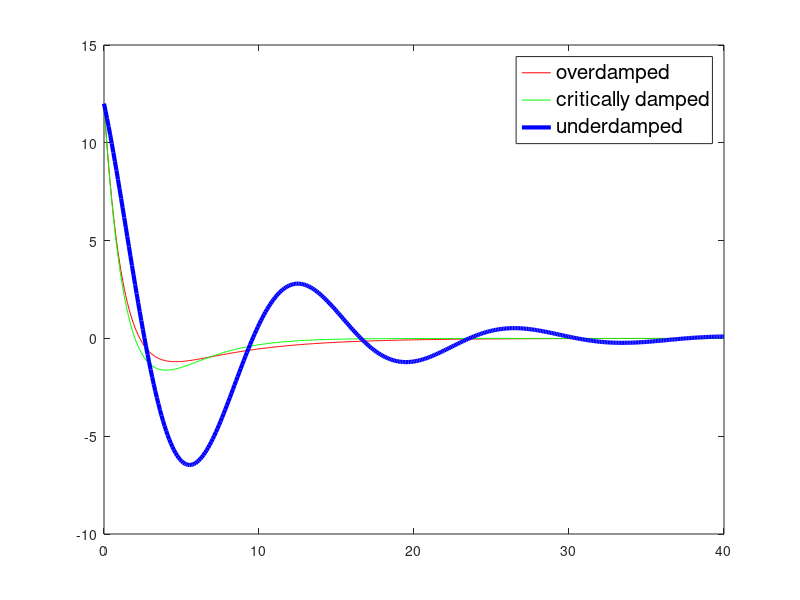

The MATLAB script that drew this image: (Note: this script raises an error after producing the figure.)
%Ritvik Verma
%ECE 202 Fall 2021
%M4 exercise 

clear 
clf

% ----- set up arrays for t and t2 -----     
%given in s
tms = linspace(0, 40, 400);  t = tms/1000;   
%tms is given in ms         %converting the array from ms to s units

v1 = 16*exp(-800*t) - 4*exp(-200*t);
v2 = exp(-500*t).*(12 - 6000*t);
v3 = exp(-120*t).*(12*cos(450*t) - 5*sin(450*t));

% ----- plotting the figure -----
plot(tms, v1,'r',tms, v2,'g',tms, v3,'b','LineWidth', 3) 
%plotting so that x axis is in ms

legend('overdamped','critically damped','underdamped','FontSize',15) 
%adding description of every plot line


% ----- setting title, axes titles, and axis limits and fontsize-----
ylim([-10 15])      %suitable y limits so that the plots are visible 
ax = gca; ax.FontSize = 12; 
xlabel('time (ms)', 'FontSize', 15)
ylabel('Voltage (V)', 'FontSize', 15)
title('ECE	202, Exercise M4, part(d), Three dampings for parallel RLC',...
'FontSize', 18)
grid on